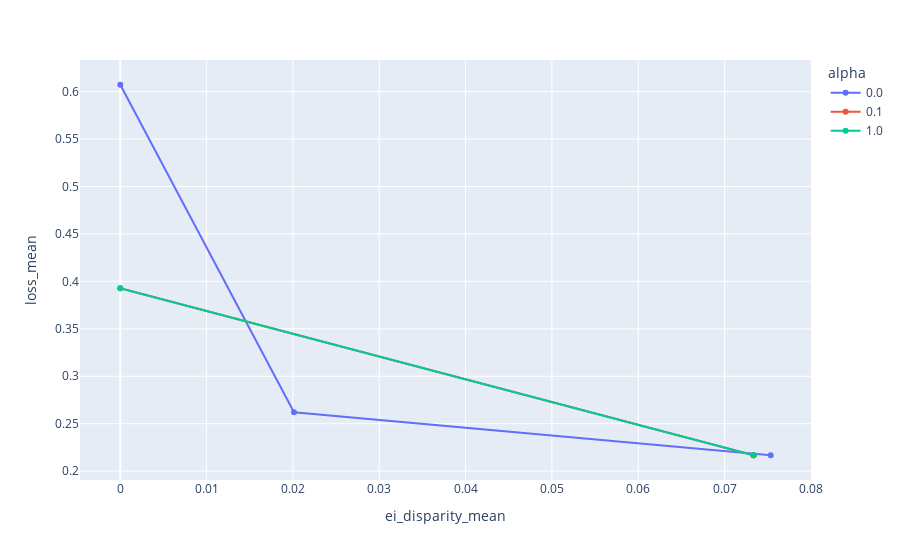

Notebook source saved alongside this figure:
### Code cell
px.line(test_results, x='ei_disparity_mean', y='loss_mean', color='alpha', hover_data='lambda', markers=True, animation_frame='delta')

### Figure 1 — Plotly figure (JSON) as saved in the notebook; plotly's stock layout.template omitted (floating-point values rounded to 4 significant figures)
{"data": [{"customdata": [[0], [0.5], [1]], "hovertemplate": "alpha=0.0<br>delta=1.0<br>ei_disparity_mean=%{x}<br>loss_mean=%{y}<br>lambda=%{customdata[0]}<extra></extra>", "legendgroup": "0.0", "line": {"color": "#636efa", "dash": "solid"}, "marker": {"symbol": "circle"}, "mode": "lines+markers", "name": "0.0", "orientation": "v", "showlegend": true, "type": "scatter", "x": [0.07534, 0.02012, 0], "xaxis": "x", "y": [0.2167, 0.262, 0.6073], "yaxis": "y"}, {"customdata": [[0], [0.5], [1]], "hovertemplate": "alpha=0.1<br>delta=1.0<br>ei_disparity_mean=%{x}<br>loss_mean=%{y}<br>lambda=%{customdata[0]}<extra></extra>", "legendgroup": "0.1", "line": {"color": "#EF553B", "dash": "solid"}, "marker": {"symbol": "circle"}, "mode": "lines+markers", "name": "0.1", "orientation": "v", "showlegend": true, "type": "scatter", "x": [0.07336, 0.07336, 0], "xaxis": "x", "y": [0.2167, 0.2167, 0.3928], "yaxis": "y"}, {"customdata": [[0], [0.5], [1]], "hovertemplate": "alpha=1.0<br>delta=1.0<br>ei_disparity_mean=%{x}<br>loss_mean=%{y}<br>lambda=%{customdata[0]}<extra></extra>", "legendgroup": "1.0", "line": {"color": "#00cc96", "dash": "solid"}, "marker": {"symbol": "circle"}, "mode": "lines+markers", "name": "1.0", "orientation": "v", "showlegend": true, "type": "scatter", "x": [0.07336, 0.07336, 0], "xaxis": "x", "y": [0.2167, 0.2167, 0.3928], "yaxis": "y"}], "layout": {"legend": {"title": {"text": "alpha"}, "tracegroupgap": 0}, "margin": {"t": 60}, "xaxis": {"anchor": "y", "domain": [0, 1], "title": {"text": "ei_disparity_mean"}}, "yaxis": {"anchor": "x", "domain": [0, 1], "title": {"text": "loss_mean"}}}}
